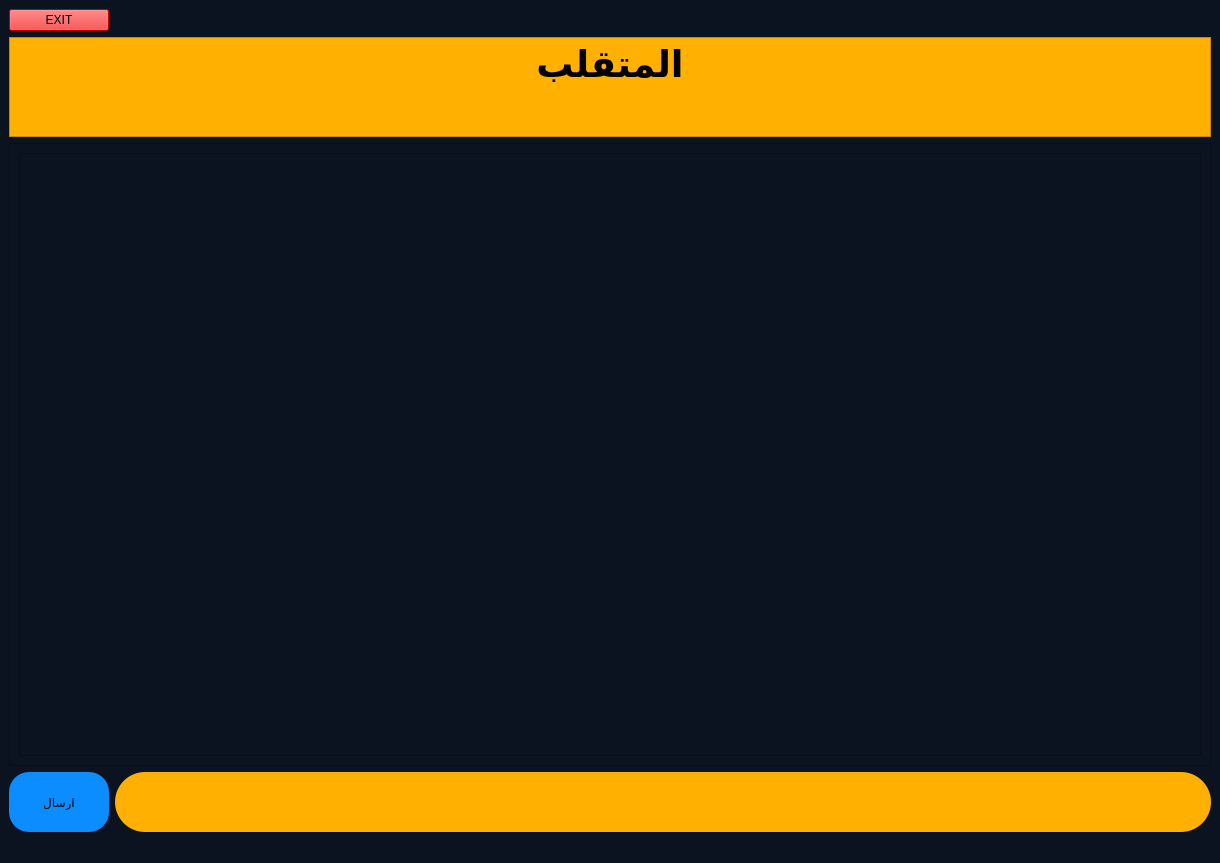
<?xml version="1.0" encoding="UTF-8"?>
<ui version="4.0">
 <class>ui5</class>
 <widget class="QMainWindow" name="ui5">
  <property name="geometry">
   <rect>
    <x>0</x>
    <y>0</y>
    <width>1220</width>
    <height>863</height>
   </rect>
  </property>
  <property name="windowTitle">
   <string>MainWindow</string>
  </property>
  <property name="styleSheet">
   <string notr="true">background-color: rgb(11, 18, 32);</string>
  </property>
  <widget class="QWidget" name="centralwidget">
   <layout class="QGridLayout" name="gridLayout">
    <item row="0" column="0">
     <widget class="QPushButton" name="pushButton_2">
      <property name="styleSheet">
       <string notr="true">background-color: rgb(255, 0, 0);</string>
      </property>
      <property name="text">
       <string>EXIT</string>
      </property>
     </widget>
    </item>
    <item row="0" column="1">
     <spacer name="horizontalSpacer">
      <property name="orientation">
       <enum>Qt::Horizontal</enum>
      </property>
      <property name="sizeHint" stdset="0">
       <size>
        <width>1093</width>
        <height>20</height>
       </size>
      </property>
     </spacer>
    </item>
    <item row="1" column="0" colspan="2">
     <widget class="QTextBrowser" name="textBrowser">
      <property name="maximumSize">
       <size>
        <width>16777215</width>
        <height>100</height>
       </size>
      </property>
      <property name="styleSheet">
       <string notr="true">background-color: rgb(255, 176, 0);</string>
      </property>
      <property name="html">
       <string>&lt;!DOCTYPE HTML PUBLIC &quot;-//W3C//DTD HTML 4.0//EN&quot; &quot;http://www.w3.org/TR/REC-html40/strict.dtd&quot;&gt;
&lt;html&gt;&lt;head&gt;&lt;meta name=&quot;qrichtext&quot; content=&quot;1&quot; /&gt;&lt;meta charset=&quot;utf-8&quot; /&gt;&lt;style type=&quot;text/css&quot;&gt;
p, li { white-space: pre-wrap; }
hr { height: 1px; border-width: 0; }
li.unchecked::marker { content: &quot;\2610&quot;; }
li.checked::marker { content: &quot;\2612&quot;; }
&lt;/style&gt;&lt;/head&gt;&lt;body style=&quot; font-family:'Segoe UI'; font-size:9pt; font-weight:400; font-style:normal;&quot;&gt;
&lt;p align=&quot;center&quot; style=&quot; margin-top:0px; margin-bottom:0px; margin-left:0px; margin-right:0px; -qt-block-indent:0; text-indent:0px;&quot;&gt;&lt;span style=&quot; font-size:28pt; font-weight:700; color:#000000;&quot;&gt;المتقلب&lt;/span&gt;&lt;/p&gt;&lt;/body&gt;&lt;/html&gt;</string>
      </property>
     </widget>
    </item>
    <item row="2" column="0" colspan="2">
     <widget class="QScrollArea" name="scrollArea">
      <property name="widgetResizable">
       <bool>true</bool>
      </property>
      <widget class="QWidget" name="scrollAreaWidgetContents">
       <property name="geometry">
        <rect>
         <x>0</x>
         <y>0</y>
         <width>1200</width>
         <height>598</height>
        </rect>
       </property>
       <layout class="QGridLayout" name="gridLayout_2">
        <item row="0" column="0">
         <widget class="QTextBrowser" name="textBrowser_2">
          <property name="styleSheet">
           <string notr="true">font: 12pt &quot;Segoe UI&quot;;
color: rgb(255, 255, 255);</string>
          </property>
         </widget>
        </item>
       </layout>
      </widget>
     </widget>
    </item>
    <item row="3" column="0">
     <widget class="QPushButton" name="pushButton">
      <property name="minimumSize">
       <size>
        <width>100</width>
        <height>60</height>
       </size>
      </property>
      <property name="styleSheet">
       <string notr="true">border-radius: 20%;
font: 12pt &quot;Segoe UI&quot;;
background-color: rgb(11, 141, 255);</string>
      </property>
      <property name="text">
       <string>ارسال</string>
      </property>
      <property name="shortcut">
       <string>Return</string>
      </property>
     </widget>
    </item>
    <item row="3" column="1">
     <widget class="QLineEdit" name="lineEdit">
      <property name="minimumSize">
       <size>
        <width>0</width>
        <height>60</height>
       </size>
      </property>
      <property name="styleSheet">
       <string notr="true">border-radius: 30%;
background-color: rgb(255, 176, 0);</string>
      </property>
     </widget>
    </item>
   </layout>
  </widget>
  <widget class="QMenuBar" name="menubar">
   <property name="geometry">
    <rect>
     <x>0</x>
     <y>0</y>
     <width>1220</width>
     <height>21</height>
    </rect>
   </property>
  </widget>
  <widget class="QStatusBar" name="statusbar"/>
 </widget>
 <resources/>
 <connections/>
</ui>
